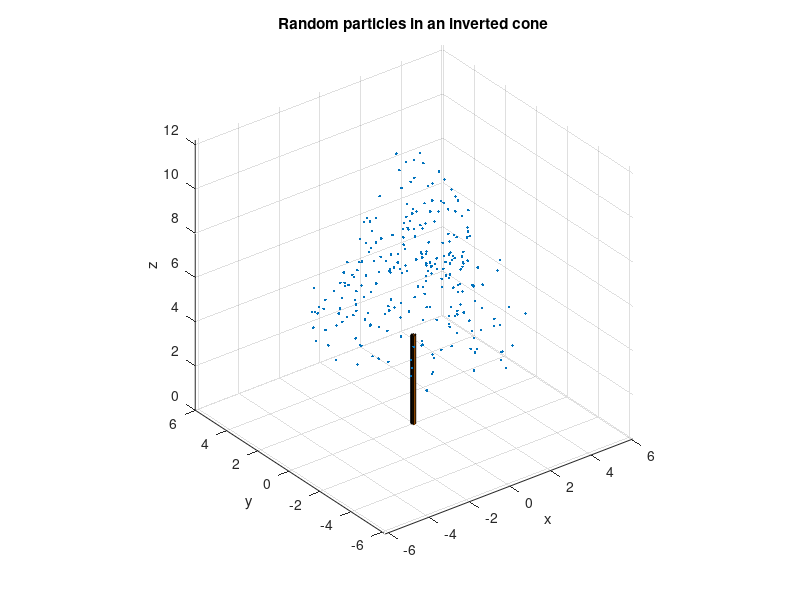

Recreate this plot in MATLAB.
% Define the parameters of the conical structure
radius = 5;  % radius of the base of the cone
height = 10; % height of the cone

% Generate random points within the bounding box of the inverted cone
n = 1000;    % number of particles
x = 2 * radius * (rand(n, 1) - 0.5); % x coordinates
y = 2 * radius * (rand(n, 1) - 0.5); % y coordinates
z = height - height * rand(n, 1);     % z coordinates (inverted)

% Filter out the points that are outside the inverted cone
r = sqrt(x.^2 + y.^2);  % radial distance from the center of the base

%r = radius * sqrt(z / height); where radius is the radius of the cone 
% base and height is the height of the cone. We can rearrange this 
% equation to get: z / height = r^2 / radius^2; So, if a point is 
% inside the cone boundary, then z / height must be less than or 
% equal to r^2 / radius^2. Rearranging this inequality, we get:
% r^2 / radius^2 - z / height >= 0; We can simplify this inequality 
% by factoring out (1 - z / height) from the left-hand side: 
% (r^2 / radius^2) - (z / height) * (r^2 / radius^2) - (1 - z / height) 
% = (1 - z / height) * (r^2 / radius^2 - 1) <= 0;
%So, we can check if a point is inside the cone boundary by testing 
% whether (1 - z / height) * (r^2 / radius^2 - 1) <= 0.

valid = (r <= (1 - z / height) * radius); % check if the point is inside the inverted cone
x = x(valid);
y = y(valid);
tz=4;  %tree height
z = z(valid)+tz;
Randloc = [x y z]

% tree layer parameters
tr = 0.1; % tree radius [m]
%tz = 4; % tree height [m] already included above

% plot with a tree (cylinder)
% create a cylinder of radius (tr) and height (tz)
[Xt,Yt,Zt] = cylinder(tr) ;
Zt = tz * Zt;

% to place our branches / leaves, we need to insert htem into the layer
% i'll need to think about the best way to do this programmatically

%shift_factor = tz+shift ; this is of no use here!

figure('color','white')
surf(Xt, Yt, Zt, 'FaceColor', '#964B00')
hold('on'); grid('on')
% surf(Xt+8, Yt+10, Zt, 'FaceColor', '#964B00')
% hold('on'); grid('on')
% surf(Xt+15, Yt, Zt, 'FaceColor', '#964B00')
% hold('on'); grid('on')
% Visualize the distribution of particles using a 3D scatter plot
%figure;
scatter3(x, y, z, '.');
xlabel('x');
ylabel('y');
zlabel('z');
title('Random particles in an inverted cone');
axis equal;
